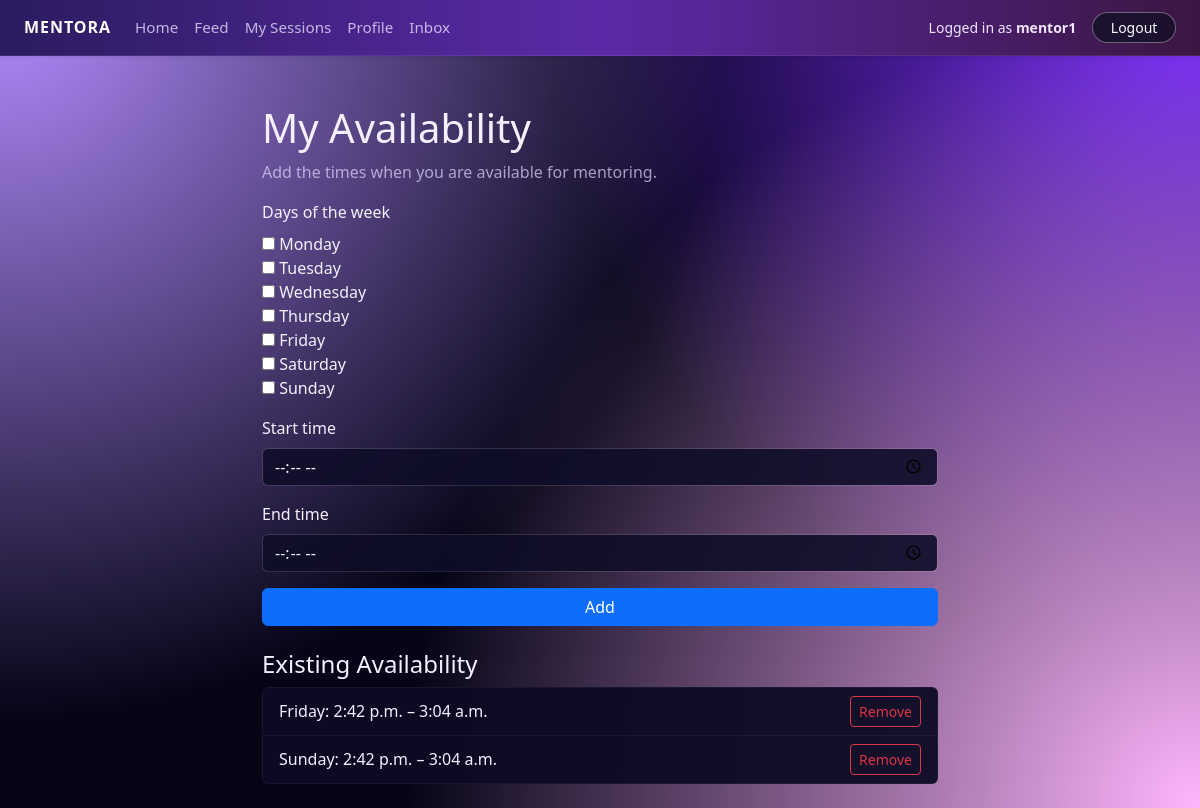
Page /availability/ (signed in) on the committed database.
### core/models.py (models this page shows, shortened)
class Availability(models.Model):
    DAY_OF_WEEK_CHOICES = [
        ("MONDAY", "Monday"),
        ("TUESDAY", "Tuesday"),
        ("WEDNESDAY", "Wednesday"),
        ("THURSDAY", "Thursday"),
        ("FRIDAY", "Friday"),
        ("SATURDAY", "Saturday"),
        ("SUNDAY", "Sunday"),
    ]
    mentor = models.ForeignKey(
        Profile,
        related_name="availabilities",
        on_delete=models.CASCADE,
    )
    day_of_week = models.CharField(
        max_length=10,
        choices=DAY_OF_WEEK_CHOICES,
    )
    start_time = models.TimeField()
    end_time = models.TimeField()

### core/views.py (the view)
# urls.py: path("availability/", views.edit_availability, name="edit_availability"),
@login_required
def edit_availability(request):
    profile = request.user.profile
    if profile.role != "MENTOR":
        return redirect("dashboard")
    if request.method == "POST":
        form = AvailabilityForm(request.POST)
        if form.is_valid():
            days = form.cleaned_data["day_of_week"]   # this is a list, e.g. ["MONDAY", "WEDNESDAY"]
            start = form.cleaned_data["start_time"]
            end = form.cleaned_data["end_time"]
            for day in days:
                Availability.objects.create(
                    mentor=profile,
                    day_of_week=day,
                    start_time=start,
                    end_time=end,
                )
            return redirect("edit_availability")
    else:
        form = AvailabilityForm()
    availabilities = profile.availabilities.all().order_by("day_of_week", "start_time")
    return render(
        request,
        "core/edit_availability.html",
        {
            "form": form,
            "availabilities": availabilities,
        },
    )

### core/forms.py
class AvailabilityForm(forms.Form):
    day_of_week = forms.MultipleChoiceField(
        choices=Availability.DAY_OF_WEEK_CHOICES,  # uses the choices defined in the model
        widget=forms.CheckboxSelectMultiple,
        label="Days of the week",
    )
    start_time = forms.TimeField(
        widget=forms.TimeInput(
            attrs={"type": "time", "class": "form-control"}
        ),
        label="Start time",
    )
    end_time = forms.TimeField(
        widget=forms.TimeInput(
            attrs={"type": "time", "class": "form-control"}
        ),
        label="End time",
    )

### templates/core/edit_availability.html (shortened to what this page needs)
{% extends "base.html" %}
{% block content %}
<div class="container mt-4" style="max-width: 700px;">
    <h1>My Availability</h1>
    <p class="text-muted">
        Add the times when you are available for mentoring.
    </p>
    <form method="post" class="mb-4">
        <div class="mb-3">
            <label class="form-label">Days of the week</label>
            {{ form.day_of_week }}
        </div>
        <div class="mb-3">
            <label class="form-label">Start time</label>
            {{ form.start_time }}
        </div>
        <div class="mb-3">
            <label class="form-label">End time</label>
            {{ form.end_time }}
        </div>
        <button type="submit" class="btn btn-primary w-100">
            Add
        </button>
    </form>
    <h4>Existing Availability</h4>
    {% if availabilities %}
        <ul class="list-group mt-2">
            {% for a in availabilities %}
                <li class="list-group-item d-flex justify-content-between align-items-center">
                    <span>
                        {{ a.get_day_of_week_display }}:
                        {{ a.start_time }} – {{ a.end_time }}
                    </span>
                    <form method="post"
                          action="{% url 'delete_availability' a.id %}">
                        <button type="submit"
                                class="btn btn-sm btn-outline-danger">
                            Remove
                        </button>
                    </form>
                </li>
            {% endfor %}
        </ul>
    {% else %}
        <p class="mt-2 text-muted">
            You have not set any availability yet.
        </p>
    {% endif %}
</div>
{% endblock %}

### templates/base.html (shortened to what this page needs)
{% load static %}
<!DOCTYPE html>
<html lang="en">
<head>
    <link
      href="https://cdn.jsdelivr.net/npm/bootstrap@5.3.3/dist/css/bootstrap.min.css"
      rel="stylesheet">
    <link rel="stylesheet" href="{% static 'core/styles.css' %}">
</head>
<body class="mentora-body">
<header>
  <nav class="navbar navbar-expand-lg mentora-nav shadow-sm">
    <div class="container-fluid px-4">
      <a class="navbar-brand mentora-brand" href="{% url 'home' %}">
        Mentora
      </a>
      <div class="collapse navbar-collapse" id="mainNavbar">
        {% if user.is_authenticated %}
          <ul class="navbar-nav me-auto mb-2 mb-lg-0">
            <li class="nav-item">
              <a href="{% url 'dashboard' %}" class="nav-link">Home</a>
            </li>
            <li class="nav-item">
              <a href="{% url 'feed' %}" class="nav-link">Feed</a>
            </li>
            <li class="nav-item">
              <a href="{% url 'my_sessions' %}" class="nav-link">My Sessions</a>
            </li>
            <li class="nav-item">
              <a href="{% url 'profile' %}" class="nav-link">Profile</a>
            </li>
            <li class="nav-item">
              <a href="{% url 'inbox' %}" class="nav-link">Inbox</a>
            </li>
          </ul>
          <div class="d-flex align-items-center ms-auto gap-3">
            <span class="mentora-user-label small">
              Logged in as <strong>{{ user.username }}</strong>
            </span>
            <a href="{% url 'logout_custom' %}" class="btn btn-sm mentora-btn-ghost">
              Logout
            </a>
          </div>
        {% endif %}
      </div>
    </div>
  </nav>
</header>
<main class="mentora-main py-4">
  {% block content %}{% endblock %}
</main>
</body>
</html>

### static/core/styles.css (style rules this page uses)
.mentora-body { min-height: 100vh; margin: 0; background: radial-gradient(circle at top left, #b38cff 0, transparent 50%), radial-gradient(circle at bottom right, #ffb6ff 0, transparent 55%), radial-gradient(circle at top right, #7b2cff 0, transparent 45%), #050415; color: #f5f0ff; font-family: system-ui, -apple-system, BlinkMacSystemFont, "SF Pro Text", "Segoe UI", sans-serif; }
.mentora-main { color: #f5f0ff; }
.mentora-nav { background: linear-gradient(90deg, #2b1b5f, #5b2aa8, #3c1642); border-bottom: 1px solid rgba(255, 255, 255, 0.08); }
.mentora-brand { font-weight: 700; letter-spacing: 0.06em; text-transform: uppercase; font-size: 1rem; color: #fdfbff !important; }
.mentora-nav .nav-link { color: #e7dbff !important; font-size: 0.95rem; opacity: 0.8; transition: opacity 0.2s ease, transform 0.15s ease; }
.mentora-user-label { color: #f0e7ff; }
.mentora-btn-ghost { border-radius: 999px; border: 1px solid rgba(255, 255, 255, 0.35); background: rgba(15, 15, 35, 0.7); color: #fdfbff !important; padding-inline: 1.1rem; transition: background 0.15s ease, transform 0.15s ease, border-color 0.15s ease; }
.form-control, .form-select { background-color: rgba(15, 14, 40, 0.9); border-color: rgba(255, 255, 255, 0.12); color: #f5f0ff; }
.text-muted { color: rgba(228, 215, 255, 0.7) !important; }
a { color: #c77dff; text-decoration: none; }
.list-group-item { background-color: rgba(12, 11, 35, 0.95); border-color: rgba(255, 255, 255, 0.05); color: #f5f0ff; }

### rows in the picture
Availability: day_of_week "Friday", start_time "2:42 p.m.", end_time "3:04 a.m."
Availability: day_of_week "Sunday", start_time "2:42 p.m.", end_time "3:04 a.m."

### other values in the picture
{{ user.username }} "mentor1"
